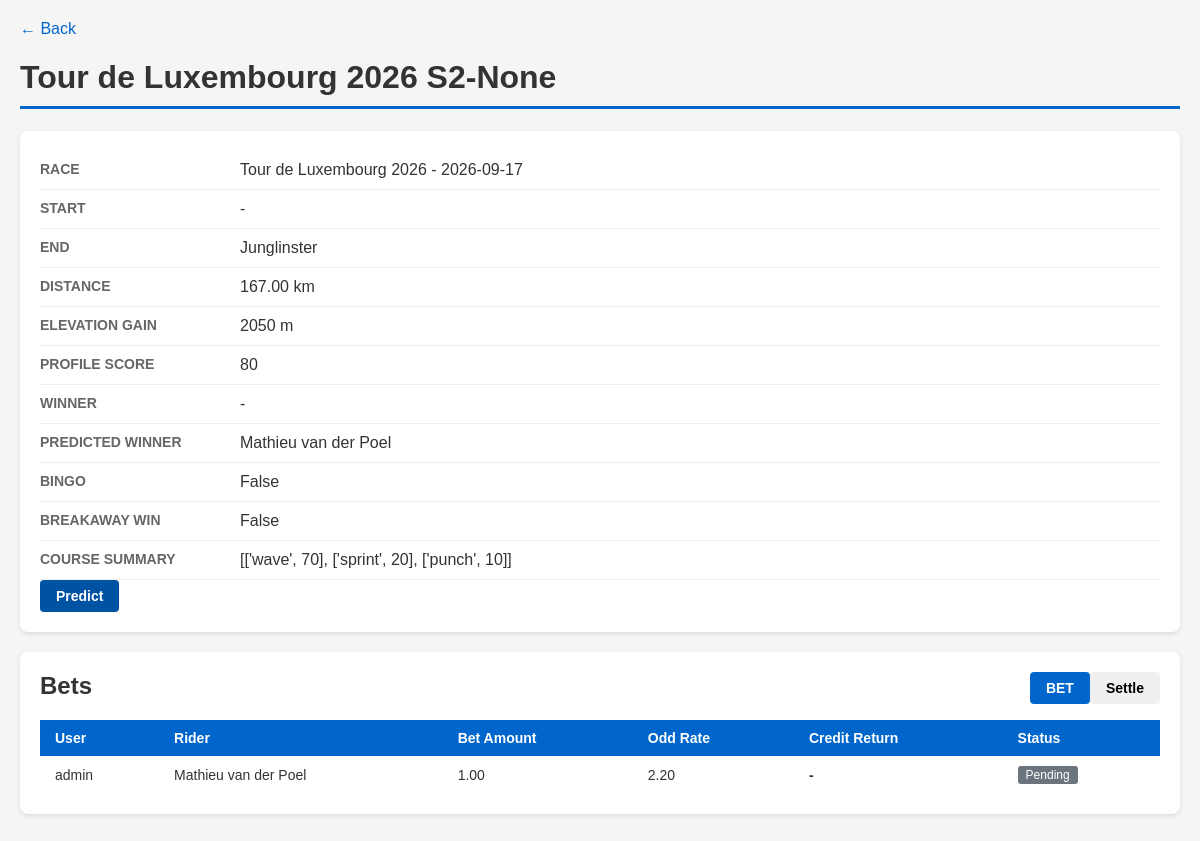
The page /course/162/ on the database as committed earlier.
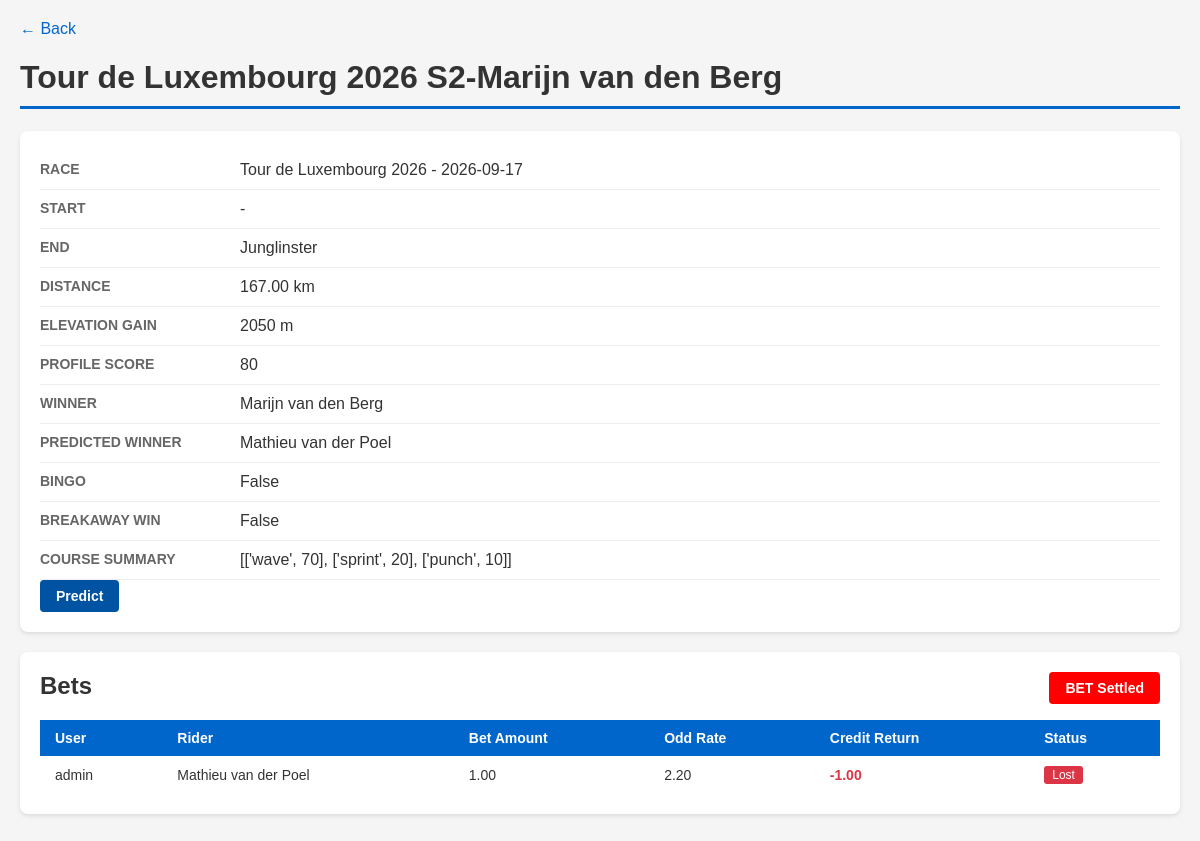
The same page on the database as committed later.
### uci/models/course.py (models this page shows, shortened)
class Course(models.Model):
    DEFAULT_BET_AMOUNT = Decimal('1')
    race = models.ForeignKey(Race, on_delete=models.CASCADE, related_name='courses')
    name = models.CharField(max_length=200)
    start = models.CharField(max_length=120, null=True, blank=True)
    end = models.CharField(max_length=120, null=True, blank=True)
    distance_km = models.DecimalField(max_digits=6, decimal_places=2, null=True, blank=True)
    elevation_gain_m = models.IntegerField(null=True, blank=True)
    note = models.TextField(max_length=500, null=True, blank=True)
    key_point = models.JSONField(null=True, blank=True, default=list)
    course_summary = models.JSONField(null=True, blank=True)
    profile_score = models.IntegerField(null=True, blank=True)
    profile_score_20k = models.IntegerField(null=True, blank=True)
    winner = models.ForeignKey(Rider, on_delete=models.CASCADE, null=True, blank=True, related_name='course_winner')
    predict_winner = models.ForeignKey(Rider, on_delete=models.CASCADE, null=True, blank=True, related_name='course_predict_winner')
    pre_analysis = models.TextField(max_length=3000, null=True, blank=True)
    course_url = models.URLField(null=True, blank=True)
    is_won_by_breakaway = models.BooleanField(default=False)
    bingo_rate = models.DecimalField(max_digits=6, decimal_places=2, null=True, blank=True)
    settled = models.BooleanField(default=False)
    def __init__(self, *args, **kwargs):
        super().__init__(*args, **kwargs)
        self.__original_predict_winner_id = self.predict_winner_id
    def __str__(self):
        return f"{self.name}-{self.winner}"
    @property
    def bingo(self):
        return self.predict_winner == self.winner and self.winner is not None

### uci/models/race.py (models this page shows, shortened)
class Race(models.Model):
    CATEGORY_CHOICES = [
        ('classic', 'Classic'),
        ('high_mountain', 'High Mountain'),
        ('flat', 'Flat'),
        ('tour', 'Tour'),
        ('weekly', 'Weekly'),
    ]
    name = models.CharField(max_length=200)
    date = models.DateField(null=True, blank=True)
    location = models.CharField(max_length=200)
    category = models.CharField(max_length=50, choices=CATEGORY_CHOICES, default='classic')
    winner = models.ForeignKey(Rider, on_delete=models.CASCADE, null=True, blank=True, related_name='race_winner')
    predict_winner = models.ForeignKey(Rider, on_delete=models.CASCADE, null=True, blank=True, related_name='race_predict_winner')
    one_day_race = models.BooleanField(default=False)
    note = models.TextField(null=True, blank=True)
    class Meta:
        ordering = ['-date']
    def __str__(self):
        return f"{self.name} - {self.date}"

### uci/models/rider.py (models this page shows, shortened)
class Rider(models.Model):
    FORM_TREND_CHOICES = [
        ('high', '↑'),
        ('increase', '↗'),
        ('normal', '→'),
        ('decrease', '↘'),
        ('low', '↓'),
    ]
    FORM_TO_TREND = {1: 'low', 2: 'decrease', 3: 'normal', 4: 'increase', 5: 'high'}
    SCORE_VALIDATORS = [MinValueValidator(1), MaxValueValidator(100)]
    name = models.CharField(max_length=100, unique=True)
    nationality = models.CharField(max_length=100, null=True, blank=True)
    date_of_birth = models.DateField(null=True, blank=True)
    note = models.TextField(max_length=500, null=True, blank=True)
    form = models.IntegerField(validators=[MinValueValidator(1), MaxValueValidator(5)], null=True, blank=True)
    form_trend = models.CharField(max_length=10, choices=FORM_TREND_CHOICES, null=True, blank=True, default='normal')
    form_duration = models.IntegerField(null=True, blank=True, default=14)
    date_duration_start = models.DateField(null=True, blank=True)
    breakaway = models.BooleanField(default=False)
    breakaway_note = models.CharField(max_length=100, null=True, blank=True)
    attack_index = models.IntegerField(null=True, blank=True, default=0)
    score_climb = models.IntegerField(null=True, blank=True, default=1, validators=SCORE_VALIDATORS)
    score_wave = models.IntegerField(null=True, blank=True, default=1, validators=SCORE_VALIDATORS)
    score_punch = models.IntegerField(null=True, blank=True, default=1, validators=SCORE_VALIDATORS)
    score_tt = models.IntegerField(null=True, blank=True, default=1, validators=SCORE_VALIDATORS)
    score_sprint = models.IntegerField(null=True, blank=True, default=1, validators=SCORE_VALIDATORS)
    score_steep = models.IntegerField(null=True, blank=True, default=1, validators=SCORE_VALIDATORS)
    limit_distance = models.FloatField(null=True, blank=True, default=10)
    limit_slope = models.FloatField(null=True, blank=True, default=10)
    form_history_cache = models.JSONField(default=list, blank=True)
    watch_listed = models.BooleanField(default=False)
    FORM_HISTORY_CACHE_MAX = 10
    class Meta:
        ordering = ['name']  # for admin
    def __str__(self):
        return f"{self.name}"

### uci/models/bet.py (models this page shows, shortened)
class Bet(models.Model):
    STATUS_CHOICES = [
        ('pending', 'Pending'),
        ('won', 'Won'),
        ('lost', 'Lost'),
        ('cancelled', 'Cancelled'),
    ]
    user = models.ForeignKey(User, on_delete=models.CASCADE, related_name='bets')
    rider = models.ForeignKey(Rider, on_delete=models.CASCADE, related_name='bets')
    course = models.ForeignKey(Course, on_delete=models.CASCADE, related_name='bets')
    odd_rate = models.DecimalField(max_digits=6, decimal_places=2)
    bet_amount = models.DecimalField(max_digits=6, decimal_places=2, null=True, blank=True)
    status = models.CharField(max_length=10, choices=STATUS_CHOICES, default='pending')
    credit_return = models.DecimalField(max_digits=6, decimal_places=2, null=True, blank=True)

### uci/views.py (the view)
# urls.py: path('course/<int:pk>/', views.course_detail, name='course_detail'),
def course_detail(request, pk):
    course = get_object_or_404(Course, pk=pk)
    bets = Bet.objects.filter(course=course).select_related('user', 'rider')
    riders = Rider.objects.all()
    users = User.objects.all()
    return render(request, 'uci/course_detail.html', {'course': course, 'bets': bets, 'riders': riders, 'users': users})

### uci/templates/uci/course_detail.html (shortened to what this page needs)
<!DOCTYPE html>
<html lang="en">
<head>
</head>
<body>
    <a href="/">&larr; Back</a>
    <h1>{{ course }}</h1>
    <div class="card">
        <div class="field">
            <span class="label">Race</span>
            <span class="value">{{ course.race }}</span>
        </div>
        <div class="field">
            <span class="label">Start</span>
            <span class="value">{{ course.start|default:"-" }}</span>
        </div>
        <div class="field">
            <span class="label">End</span>
            <span class="value">{{ course.end|default:"-" }}</span>
        </div>
        <div class="field">
            <span class="label">Distance</span>
            <span class="value">{% if course.distance_km %}{{ course.distance_km }} km{% else %}-{% endif %}</span>
        </div>
        <div class="field">
            <span class="label">Elevation Gain</span>
            <span class="value">{% if course.elevation_gain_m %}{{ course.elevation_gain_m }} m{% else %}-{% endif %}</span>
        </div>
        <div class="field">
            <span class="label">Profile Score</span>
            <span class="value">{{ course.profile_score|default:"-" }}</span>
        </div>
        <div class="field">
            <span class="label">Winner</span>
            <span class="value">{{ course.winner|default:"-" }}</span>
        </div>
        <div class="field">
            <span class="label">Predicted Winner</span>
            <span class="value">{{ course.predict_winner|default:"-" }}</span>
        </div>
        <div class="field">
            <span class="label">Bingo</span>
            <span class="value">{{ course.bingo }}</span>
        </div>
        <div class="field">
            <span class="label">Breakaway Win</span>
            <span class="value">{{ course.is_won_by_breakaway }}</span>
        </div>
        {% if course.course_summary %}
        <div class="field">
            <span class="label">Course summary</span>
            <span class="value">{{ course.course_summary }}</span>
        </div>
        {% endif %}
        <a class="btn btn-predict" href="{% url 'uci:course_predict' course.pk %}">Predict</a>
    </div>
    <div class="card">
        <h2 style="margin-top:0; color:#333; display:inline-block;">Bets</h2>
        {% if not course.settled %}
            <button class="btn btn-settle" style="float:right;" onclick="document.getElementById('settleModal').classList.add('active')">Settle</button>
            <button class="btn btn-bet" style="float:right;" onclick="document.getElementById('betModal').classList.add('active')">BET</button>
        {% else %}
            <button class="btn btn-settled" style="float:right;)">BET Settled</button>
        {% endif %}
        {% if bets %}
        <table>
            <thead>
                <tr>
                    <th>User</th>
                    <th>Rider</th>
                    <th>Bet Amount</th>
                    <th>Odd Rate</th>
                    <th>Credit Return</th>
                    <th>Status</th>
                </tr>
            </thead>
            <tbody>
                {% for bet in bets %}
                <tr>
                    <td>{{ bet.user }}</td>
                    <td>{{ bet.rider }}</td>
                    <td>{{ bet.bet_amount|default:"-" }}</td>
                    <td>{{ bet.odd_rate }}</td>
                    <td style="{% if bet.credit_return > 0 %}color:#28a745;{% elif bet.credit_return < 0 %}color:#dc3545;{% endif %} font-weight:bold;">{{ bet.credit_return|default:"-" }}</td>
                    <td><span class="badge {{ bet.status }}">{{ bet.get_status_display }}</span></td>
                </tr>
                {% endfor %}
            </tbody>
        </table>
        {% else %}
            <div class="no-data">No bets for this course.</div>
        {% endif %}
    </div>
</body>
</html>

### uci/templates/uci/course_detail.html (style rules this page uses)
body { font-family: Arial, sans-serif; max-width: 1200px; margin: 0 auto; padding: 20px; background-color: #f5f5f5; }
h1 { color: #333; border-bottom: 3px solid #0066cc; padding-bottom: 10px; }
.card { background: white; padding: 20px; border-radius: 8px; box-shadow: 0 2px 4px rgba(0,0,0,0.1); margin-bottom: 20px; }
.field { display: flex; padding: 10px 0; border-bottom: 1px solid #eee; }
.label { width: 200px; color: #666; font-size: 14px; text-transform: uppercase; font-weight: bold; }
.value { color: #333; }
a { color: #0066cc; text-decoration: none; }
table { width: 100%; border-collapse: collapse; }
th { background-color: #0066cc; color: white; padding: 10px 15px; text-align: left; font-size: 14px; }
td { padding: 10px 15px; border-bottom: 1px solid #eee; font-size: 14px; color: #333; }
tr:last-child td { border-bottom: none; }
.badge { display: inline-block; padding: 2px 8px; border-radius: 3px; font-size: 12px; color: white; }
.badge.lost { background-color: #dc3545; }
.btn { padding: 8px 16px; border: none; border-radius: 4px; cursor: pointer; font-size: 14px; font-weight: bold; }
.btn-settled { background-color: #ff0000; color: white; }
.btn-predict { display: inline-block; background-color: #0052a3; color: white; text-decoration: none; line-height: normal; }

Rows that differ between the two databases and show on the page:
changed Course "Junglinster": name+winner "Tour de Luxembourg 2026 S2-None" → "Tour de Luxembourg 2026 S2-Marijn van den Berg"; winner "-" → "Marijn van den Berg"; settled False → True (drawn)
changed Bet "admin": credit_return "-" → "-1.00"; status "Pending" → "Lost"
Other text that changed with them:
text no longer shown: "Settle BET"
text now shown: "BET Settled"
